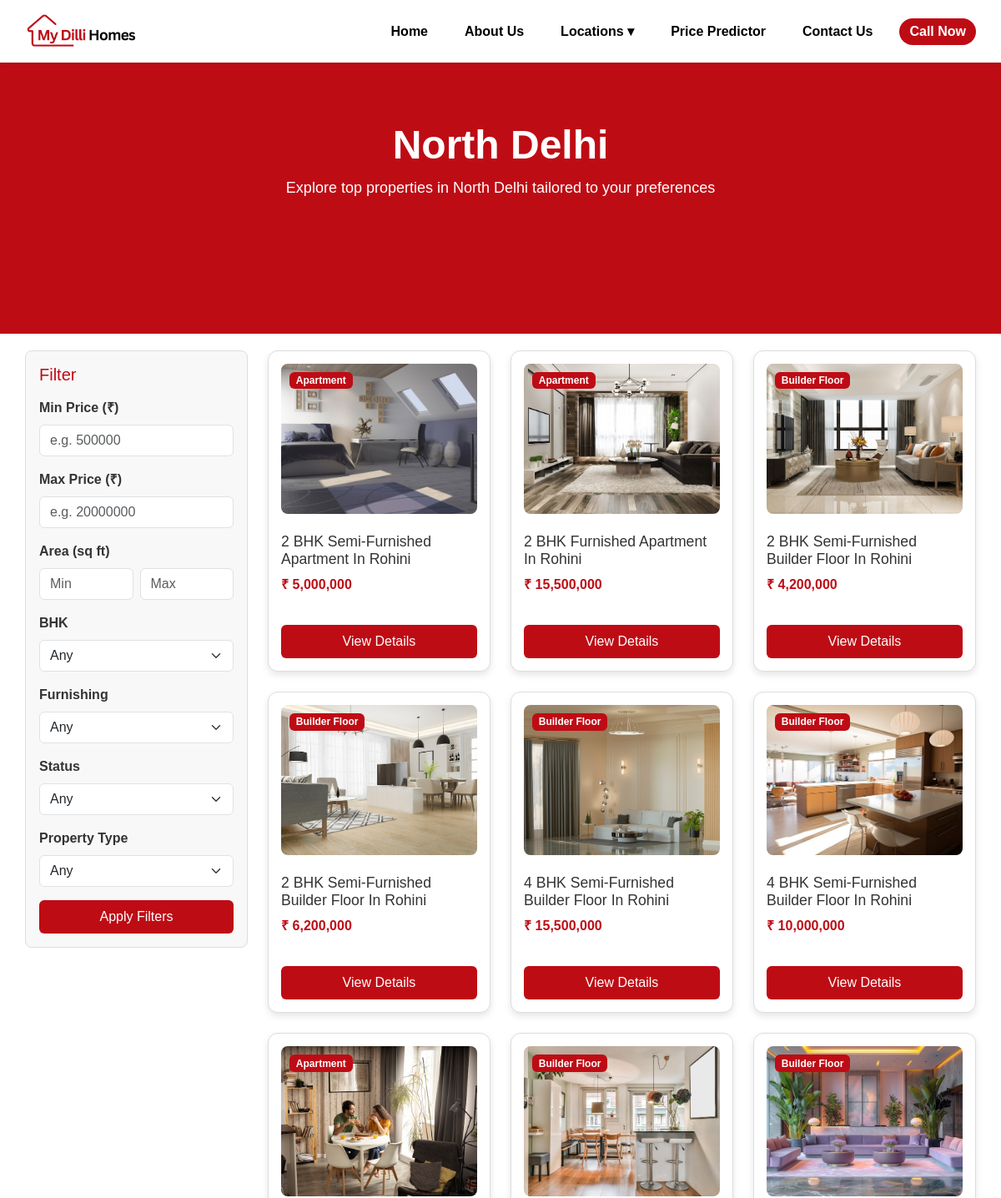
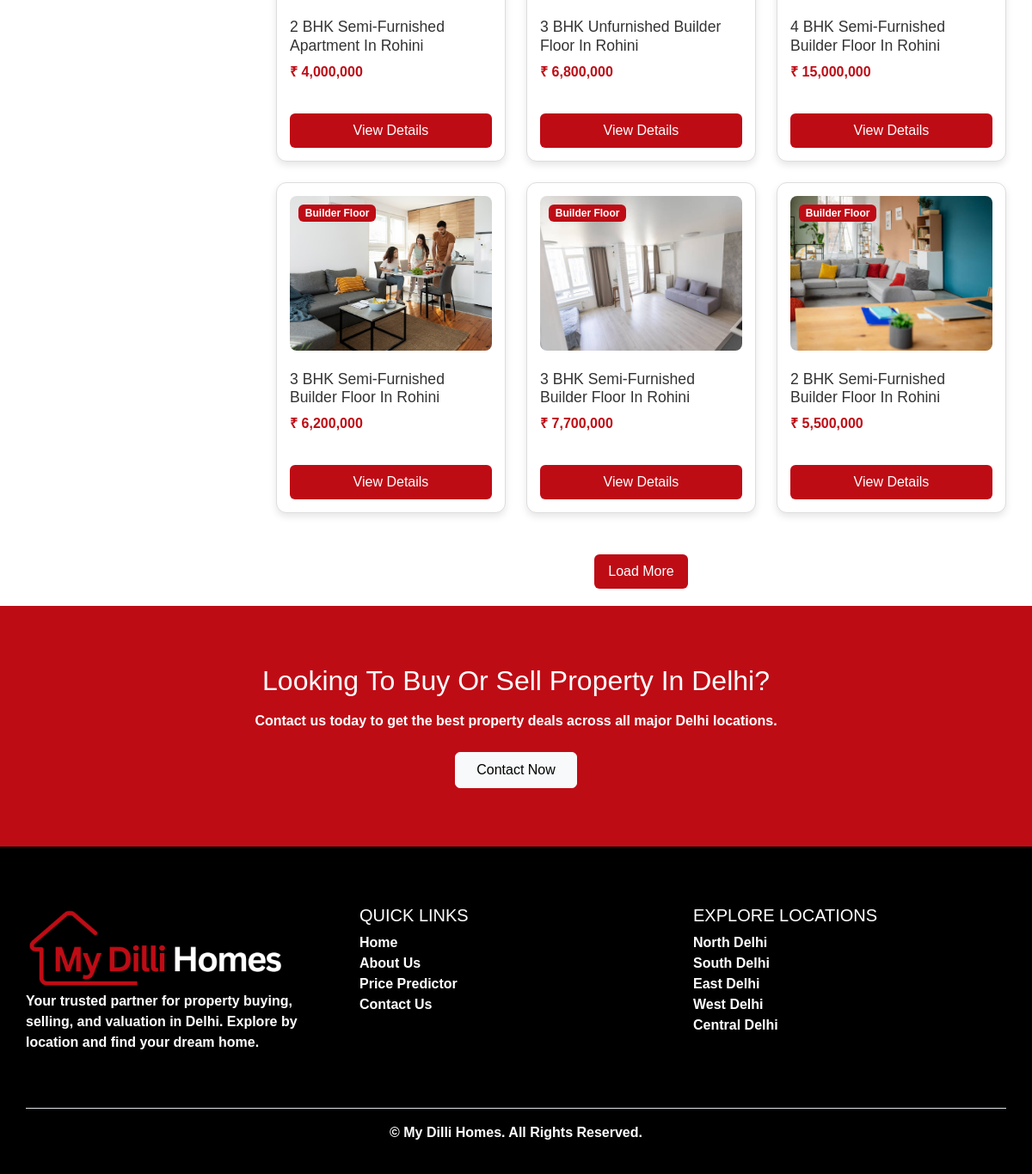
Page /location/north-delhi on the committed database (2 pictures, top to bottom).
### tables this page shows
CREATE TABLE properties (
        id INTEGER PRIMARY KEY AUTOINCREMENT,
        area INTEGER,
        area_name TEXT,
        bhk INTEGER,
        bathroom INTEGER,
        furnishing TEXT,
        parking INTEGER,
        status TEXT,
        "transaction" TEXT,
        type TEXT,
        per_sqft INTEGER,
        price INTEGER,
        image_filenames TEXT
    );

### app.py (the view)
@app.route('/location/<region>', methods=['GET', 'POST'])
def region_page(region):
    region_areas = {
        'north-delhi': ['rohini', 'patel nagar', 'karol bagh', 'najafgarh', 'narela', 'kirti nagar', 'moti nagar'],
        'south-delhi': ['greater kailash', 'okhla', 'janakpuri', 'kailash colony', 'new friends colony', 'maharani bagh', 'sarita vihar', 'vasant vihar', 'vasant kunj', 'mehrauli', 'geetanjali enclave', 'malviya nagar', 'saket', 'kalkaji', 'hauz khas', 'govindpuri'],
        'east-delhi': ['naveen shahdara', 'shahdara', 'yamuna vihar', 'laxmi nagar', 'shastri park', 'dilshad garden', 'vasundhara enclave'],
        'west-delhi': ['uttam nagar', 'paschim vihar', 'punjabi bagh', 'chittaranjan park'],
        'central-delhi': ['chandni chowk', 'new delhi', 'green park']
    }
    if region not in region_areas:
        return "Region not found", 404
    areas = region_areas[region]
    min_price = request.args.get('min_price', type=int)
    max_price = request.args.get('max_price', type=int)
    min_area = request.args.get('min_area', type=int)
    max_area = request.args.get('max_area', type=int)
    bhk = request.args.get('bhk', type=int)
    furnishing = request.args.get('furnishing', type=str)
    status = request.args.get('status', type=str)
    property_type = request.args.get('type', type=str)
    conn = sqlite3.connect('property.db')
    cursor = conn.cursor()
    query = "SELECT * FROM properties WHERE LOWER(area_name) IN ({})".format(
        ",".join(["?"] * len(areas))
    )
    params = [area.lower() for area in areas]
    if min_price:
        query += " AND price >= ?"
        params.append(min_price)
    if max_price:
        query += " AND price <= ?"
        params.append(max_price)
    if min_area:
        query += " AND area >= ?"
        params.append(min_area)
    if max_area:
        query += " AND area <= ?"
        params.append(max_area)
    if bhk:
        query += " AND bhk = ?"
        params.append(bhk)
    if furnishing:
        query += " AND furnishing = ?"
        params.append(furnishing)
    if status:
        query += " AND status = ?"
        params.append(status)
    if property_type:
        query += " AND type = ?"
        params.append(property_type)
    cursor.execute(query, params)
    properties = [dict(zip([column[0] for column in cursor.description], row)) for row in cursor.fetchall()]
    conn.close()
    return render_template('region_listings.html', properties=properties, region=region)

### templates/region_listings.html (shortened to what this page needs)
<!DOCTYPE html>
<html lang="en">
<head>
  <link rel="stylesheet" href="{{ url_for('static', filename='css/style.css') }}">
  <link rel="stylesheet" href="https://cdn.jsdelivr.net/npm/bootstrap@5.3.3/dist/css/bootstrap.min.css">
</head>
<body>
  {% include 'header.html' %}
<section class="hero">
  <div class="container">
    <h1 class="display-4 text-capitalize">{{ region.replace('-', ' ') }}</h1>
    <p class="lead">Explore top properties in {{ region.replace('-', ' ').title() }} tailored to your preferences</p>
  </div>
</section>
  <div class="container">
    <div class="row">
      <aside class="col-md-3 d-none d-md-block">
        <div class="p-3 mb-4" style="background: #f8f8f8; border-radius: 8px; border: 1px solid #ddd;">
          <h5 class="mb-3" style="color: #BE0C15;">Filter</h5>
          {% include 'filter_form.html' %}
        </div>
      </aside>
      <div class="col-md-9">
        <div class="row" id="property-listings-row">
          {% for property in properties[:12] %}
            {% set imgs = property['image_filenames'].split(',') %}
            {% set first = imgs[0].strip() %}
            {% set type_fmt = property['type'].replace('_', ' ') %}
            {% set slug = property['bhk'] ~ '-bhk-' ~ property['furnishing'].lower() ~ '-' ~ type_fmt.lower().replace(' ', '-') ~ '-in-' ~ property['area_name'].lower().replace(' ', '-') %}
            <div class="col-12 col-sm-6 col-md-4 mb-4 d-flex">
              <div class="property-card w-100 d-flex flex-column">
                <span class="badge" style="background-color:#BE0C15;color:#fff;position:absolute;margin:10px;">
                  {{ type_fmt }}
                </span>
                <img src="{{ url_for('static', filename='images/' + first) }}" alt="{{ property['area_name'] }}" class="img-fluid mb-2">
                <h4>{{ property['bhk'] }} BHK {{ property['furnishing'] }} {{ type_fmt }} in {{ property['area_name'] }}</h4>
                <p class="price">&#8377; {{ "{:,}".format(property['price']) }}</p>
                <a href="{{ url_for('property_details', slug=slug) }}" class="btn btn-primary mt-auto">View Details</a>
              </div>
            </div>
          {% endfor %}
        </div>
        {% if properties|length > 12 %}
        <div class="text-center mt-4">
          <button id="load-more-btn" class="btn btn-outline-primary">Load More</button>
        </div>
        {% endif %}
      </div>
    </div>
  </div>
  {% include 'footer.html' %}
</body>
</html>

### templates/header.html (shortened to what this page needs)
<!DOCTYPE html>
<html lang="en">
<head>
  <link href="https://cdnjs.cloudflare.com/ajax/libs/font-awesome/6.5.0/css/all.min.css" rel="stylesheet" />
  <link href="https://cdn.jsdelivr.net/npm/bootstrap@5.3.5/dist/css/bootstrap.min.css" rel="stylesheet" />
  <link rel="stylesheet" href="/static/css/style.css" />
</head>
<body>
  <header class="custom-header">
    <div class="container d-flex justify-content-between align-items-center">
      <a href="/" class="logo">
        <img src="{{ url_for('static', filename='images/logo.png') }}" alt="Logo" />
      </a>
      <nav class="nav-menu" id="navMenu">
        <ul>
          <li><a href="/">Home</a></li>
          <li><a href="{{ url_for('about') }}">About Us</a></li>
          <li class="has-submenu">
            <a href="#">Locations ▾</a>
          </li>
          <li><a href="/predict">Price Predictor</a></li>
          <li><a href="{{ url_for('contact_us') }}">Contact Us</a></li>
          <li><a href="tel:+1234567890" class="call-btn">Call Now</a></li>
        </ul>
      </nav>
    </div>
  </header>
</body>
</html>

### templates/filter_form.html (shortened to what this page needs)
<form method="get">
    <div class="mb-3">
      <label for="min_price" class="form-label">Min Price (₹)</label>
      <input type="number" id="min_price" name="min_price"
             class="form-control"
             placeholder="e.g. 500000"
             value="{{ request.args.get('min_price','') }}">
    </div>
    <div class="mb-3">
      <label for="max_price" class="form-label">Max Price (₹)</label>
      <input type="number" id="max_price" name="max_price"
             class="form-control"
             placeholder="e.g. 20000000"
             value="{{ request.args.get('max_price','') }}">
    </div>
    <div class="mb-3">
      <label class="form-label">Area (sq ft)</label>
      <div class="d-flex gap-2">
        <input type="number" name="min_area"
               class="form-control"
               placeholder="Min"
               min="100" max="25000"
               value="{{ request.args.get('min_area','') }}">
        <input type="number" name="max_area"
               class="form-control"
               placeholder="Max"
               min="100" max="25000"
               value="{{ request.args.get('max_area','') }}">
      </div>
    </div>
    <div class="mb-3">
      <label for="bhk" class="form-label">BHK</label>
      <select id="bhk" name="bhk" class="form-select">
        <option value="">Any</option>
      </select>
    </div>
    <div class="mb-3">
      <label for="furnishing" class="form-label">Furnishing</label>
      <select id="furnishing" name="furnishing" class="form-select">
        <option value="">Any</option>
      </select>
    </div>
    <div class="mb-3">
      <label for="status" class="form-label">Status</label>
      <select id="status" name="status" class="form-select">
        <option value="">Any</option>
      </select>
    </div>
    <div class="mb-3">
      <label for="type" class="form-label">Property Type</label>
      <select id="type" name="type" class="form-select">
        <option value="">Any</option>
      </select>
    </div>
    <button type="submit" class="btn btn-primary w-100">Apply Filters</button>
  </form>

### templates/footer.html
<section class="cta-section text-white text-center py-5" style="background-color: #BE0C15;">
  <div class="container">
    <h2 class="mb-3">Looking to Buy or Sell Property in Delhi?</h2>
    <p class="mb-4">Contact us today to get the best property deals across all major Delhi locations.</p>
    <a href="{{ url_for('contact_us') }}" class="btn btn-light px-4 py-2" aria-label="Contact Us">Contact Now</a>
  </div>
</section>
<footer class="footer-section bg-black text-white pt-5 pb-3">
  <div class="container">
    <div class="row">
      <div class="col-md-4 mb-4">
        <a href="{{ url_for('home') }}" aria-label="MyDilliHomes Home">
          <img src="{{ url_for('static', filename='images/my-dilli-homes-white-logo.png') }}"
               alt="My Dilli Homes Logo" class="footer-logo">
        </a>
        <p>Your trusted partner for property buying, selling, and valuation in Delhi. Explore by location and find your dream home.</p>
      </div>
      <div class="col-md-4 mb-4">
        <h5 class="text-uppercase">Quick Links</h5>
        <ul class="list-unstyled">
          <li><a href="{{ url_for('home') }}" class="text-white text-decoration-none" aria-label="Home">Home</a></li>
          <li><a href="{{ url_for('about') }}" class="text-white text-decoration-none" aria-label="About Us">About Us</a></li>
          <li><a href="{{ url_for('predict') }}" class="text-white text-decoration-none" aria-label="Price Predictor">Price Predictor</a></li>
          <li><a href="{{ url_for('contact_us') }}" class="text-white text-decoration-none" aria-label="Contact Us">Contact Us</a></li>
        </ul>
      </div>
      <div class="col-md-4 mb-4">
        <h5 class="text-uppercase">Explore Locations</h5>
        <ul class="list-unstyled">
          <li><a href="{{ url_for('region_page', region='north-delhi') }}"
                 class="text-white text-decoration-none" aria-label="North Delhi">North Delhi</a></li>
          <li><a href="{{ url_for('region_page', region='south-delhi') }}"
                 class="text-white text-decoration-none" aria-label="South Delhi">South Delhi</a></li>
          <li><a href="{{ url_for('region_page', region='east-delhi') }}"
                 class="text-white text-decoration-none" aria-label="East Delhi">East Delhi</a></li>
          <li><a href="{{ url_for('region_page', region='west-delhi') }}"
                 class="text-white text-decoration-none" aria-label="West Delhi">West Delhi</a></li>
          <li><a href="{{ url_for('region_page', region='central-delhi') }}"
                 class="text-white text-decoration-none" aria-label="Central Delhi">Central Delhi</a></li>
        </ul>
      </div>
    </div>
    <div class="text-center mt-4 border-top pt-3" style="border-color: rgba(255,255,255,0.2);">
      <p class="mb-0">&copy; {{ current_year }} My Dilli Homes. All Rights Reserved.</p>
    </div>
  </div>
</footer>

### static/css/style.css (style rules this page uses)
* { margin: 0; padding: 0; box-sizing: border-box; }
body { font-family: 'Poppins', sans-serif; font-weight: 600; font-size: 16px; background: #fff; color: #333; }
h1, h2, h3, h4, h5, h6 { text-transform: capitalize; }
.container { padding: 20px 0; }
.custom-header { position: fixed; top: 0; width: 100%; background: #fff; z-index: 99; box-shadow: 0 2px 5px rgba(0, 0, 0, 0.1); padding: 10px 30px; }
.custom-header .container { padding: 5px 0; }
.logo img { height: 45px; }
.nav-menu ul { list-style: none; display: flex; margin: 0; padding: 0; align-items: center; }
.nav-menu ul li { margin-left: 20px; position: relative; }
.nav-menu ul li a { text-decoration: none; color: #000; font-weight: 600; padding: 8px 12px; display: inline-block; }
.call-btn { background: #BE0C15; color: #fff !important; padding: 8px 20px; border-radius: 25px; font-weight: bold; display: inline-block; line-height: 1; }
.property-card { background: #fff; border: 1px solid #ddd; border-radius: 12px; padding: 15px; margin-bottom: 20px; display: flex; flex-direction: column; box-shadow: 0 4px 8px rgba(0,0,0,0.1); transition: transform 0.2s ease-in-out; height: 100%; }
.property-card img { width: 100%; height: 180px; object-fit: cover; border-radius: 8px; }
.property-card h4 { margin-top: 15px; font-size: 1.1rem; }
.property-card .price { color: #BE0C15; font-weight: bold; }
.btn-primary, .btn-outline-primary { background: #BE0C15; color: #fff; border: none; padding: 8px 16px; border-radius: 6px; transition: background-color 0.3s ease; display: inline-block; margin-top: auto; }
.footer-logo { width: 300px; height: auto; }
.hero, .contact-hero { background: #BE0C15; color: #fff; padding: 80px 20px; text-align: center; height: 50vh; display: flex; flex-direction: column; justify-content: center; align-items: center; }
.hero h1 { font-size: 48px; font-weight: 700; }
.hero p { font-size: 18px; margin-top: 10px; }
.form-control { border-radius: 6px; }

### rows in the picture
properties: type "Apartment", shows a picture, bhk "2", furnishing "Semi-Furnished", area_name "Rohini", price "5,000,000"
properties: type "Apartment", shows a picture, bhk "2", furnishing "Furnished", area_name "Rohini", price "15,500,000"
properties: type_fmt "Builder Floor", shows a picture, bhk "2", furnishing "Semi-Furnished", area_name "Rohini", price "4,200,000"
properties: type_fmt "Builder Floor", shows a picture, bhk "2", furnishing "Semi-Furnished", area_name "Rohini", price "6,200,000"
properties: type_fmt "Builder Floor", shows a picture, bhk "4", furnishing "Semi-Furnished", area_name "Rohini", price "15,500,000"
properties: type_fmt "Builder Floor", shows a picture, bhk "4", furnishing "Semi-Furnished", area_name "Rohini", price "10,000,000"
properties: type "Apartment", shows a picture, bhk "2", furnishing "Semi-Furnished", area_name "Rohini", price "4,000,000"
properties: type_fmt "Builder Floor", shows a picture, bhk "3", furnishing "Unfurnished", area_name "Rohini", price "6,800,000"
properties: type_fmt "Builder Floor", shows a picture, bhk "4", furnishing "Semi-Furnished", area_name "Rohini", price "15,000,000"
properties: type_fmt "Builder Floor", shows a picture, bhk "3", furnishing "Semi-Furnished", area_name "Rohini", price "6,200,000"
properties: type_fmt "Builder Floor", shows a picture, bhk "3", furnishing "Semi-Furnished", area_name "Rohini", price "7,700,000"
properties: type_fmt "Builder Floor", shows a picture, bhk "2", furnishing "Semi-Furnished", area_name "Rohini", price "5,500,000"

### other values in the picture
{{ region.replace('-', ' ') }} "North Delhi"
{{ region.replace('-', ' ').title() }} "North Delhi"
